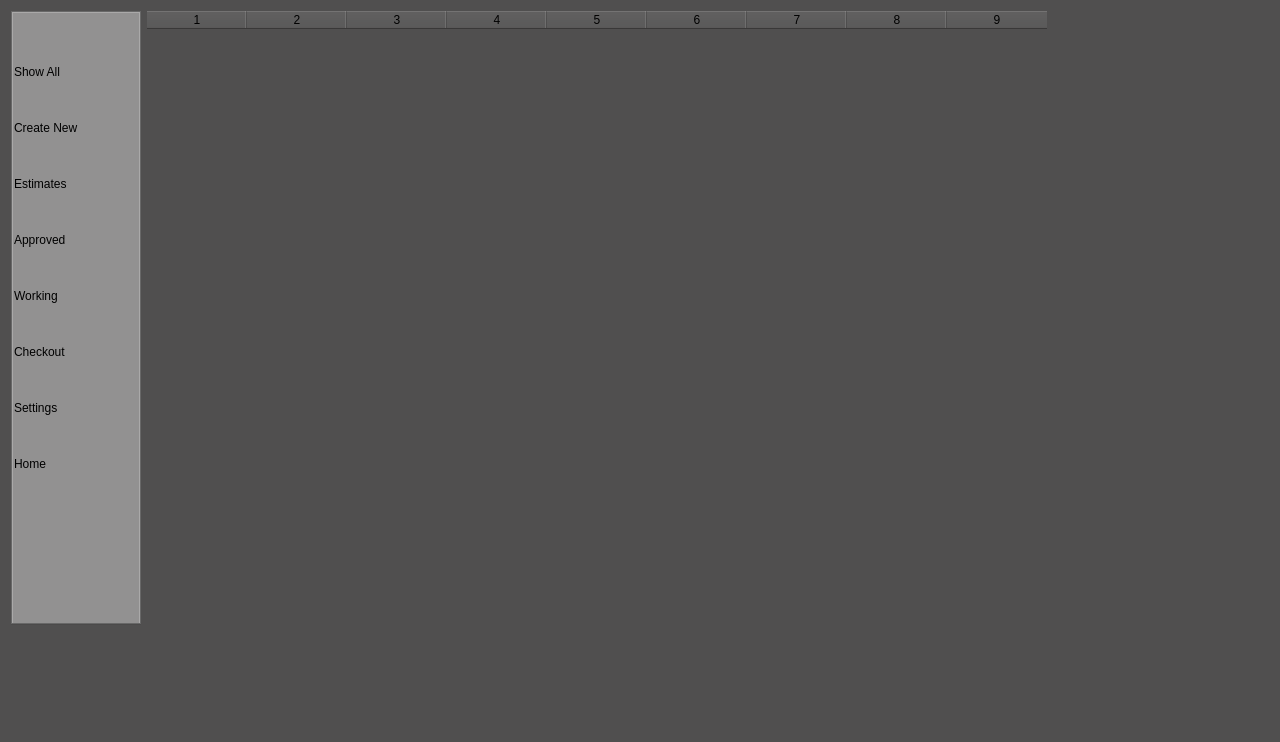
<?xml version="1.0" encoding="UTF-8"?>
<ui version="4.0">
 <class>ROs</class>
 <widget class="QWidget" name="ROs">
  <property name="geometry">
   <rect>
    <x>0</x>
    <y>0</y>
    <width>1280</width>
    <height>738</height>
   </rect>
  </property>
  <property name="windowTitle">
   <string>Repair Orders</string>
  </property>
  <property name="windowIcon">
   <iconset>
    <normaloff>Images/Icons/list-check.png</normaloff>Images/Icons/list-check.png</iconset>
  </property>
  <property name="styleSheet">
   <string notr="true">background-color: #504F4F;
</string>
  </property>
  <layout class="QGridLayout" name="gridLayout">
   <item row="0" column="0">
    <widget class="QTabWidget" name="side_menu">
     <property name="minimumSize">
      <size>
       <width>130</width>
       <height>500</height>
      </size>
     </property>
     <property name="maximumSize">
      <size>
       <width>90</width>
       <height>800</height>
      </size>
     </property>
     <property name="styleSheet">
      <string notr="true">background-color: #929191;</string>
     </property>
     <property name="currentIndex">
      <number>0</number>
     </property>
     <property name="tabBarAutoHide">
      <bool>true</bool>
     </property>
     <widget class="QWidget" name="tab">
      <attribute name="title">
       <string>Tab 1</string>
      </attribute>
      <widget class="QWidget" name="layoutWidget">
       <property name="geometry">
        <rect>
         <x>0</x>
         <y>20</y>
         <width>125</width>
         <height>471</height>
        </rect>
       </property>
       <layout class="QVBoxLayout" name="verticalLayout">
        <item>
         <widget class="QPushButton" name="show_all_button">
          <property name="styleSheet">
           <string notr="true">text-align: left;</string>
          </property>
          <property name="text">
           <string>Show All</string>
          </property>
          <property name="icon">
           <iconset>
            <normaloff>Images/Icons/apps.png</normaloff>Images/Icons/apps.png</iconset>
          </property>
          <property name="iconSize">
           <size>
            <width>30</width>
            <height>30</height>
           </size>
          </property>
          <property name="flat">
           <bool>true</bool>
          </property>
         </widget>
        </item>
        <item>
         <widget class="QPushButton" name="new_ro_button">
          <property name="styleSheet">
           <string notr="true">text-align: left;</string>
          </property>
          <property name="text">
           <string>Create New</string>
          </property>
          <property name="icon">
           <iconset>
            <normaloff>Images/Icons/add-document.png</normaloff>Images/Icons/add-document.png</iconset>
          </property>
          <property name="iconSize">
           <size>
            <width>30</width>
            <height>30</height>
           </size>
          </property>
          <property name="flat">
           <bool>true</bool>
          </property>
         </widget>
        </item>
        <item>
         <widget class="QPushButton" name="estimates_button">
          <property name="styleSheet">
           <string notr="true">text-align: left;</string>
          </property>
          <property name="text">
           <string>Estimates</string>
          </property>
          <property name="icon">
           <iconset>
            <normaloff>Images/Icons/ballot.png</normaloff>Images/Icons/ballot.png</iconset>
          </property>
          <property name="iconSize">
           <size>
            <width>30</width>
            <height>30</height>
           </size>
          </property>
          <property name="flat">
           <bool>true</bool>
          </property>
         </widget>
        </item>
        <item>
         <widget class="QPushButton" name="approved_button">
          <property name="styleSheet">
           <string notr="true">text-align: left;</string>
          </property>
          <property name="text">
           <string>Approved</string>
          </property>
          <property name="icon">
           <iconset>
            <normaloff>Images/Icons/list-check.png</normaloff>Images/Icons/list-check.png</iconset>
          </property>
          <property name="iconSize">
           <size>
            <width>30</width>
            <height>30</height>
           </size>
          </property>
          <property name="flat">
           <bool>true</bool>
          </property>
         </widget>
        </item>
        <item>
         <widget class="QPushButton" name="in_progress_button">
          <property name="styleSheet">
           <string notr="true">text-align: left;</string>
          </property>
          <property name="text">
           <string>Working</string>
          </property>
          <property name="icon">
           <iconset>
            <normaloff>Images/Icons/document.png</normaloff>Images/Icons/document.png</iconset>
          </property>
          <property name="iconSize">
           <size>
            <width>30</width>
            <height>30</height>
           </size>
          </property>
          <property name="flat">
           <bool>true</bool>
          </property>
         </widget>
        </item>
        <item>
         <widget class="QPushButton" name="checckout_button">
          <property name="styleSheet">
           <string notr="true">text-align: left;</string>
          </property>
          <property name="text">
           <string>Checkout</string>
          </property>
          <property name="icon">
           <iconset>
            <normaloff>Images/Icons/shopping-cart.png</normaloff>Images/Icons/shopping-cart.png</iconset>
          </property>
          <property name="iconSize">
           <size>
            <width>30</width>
            <height>30</height>
           </size>
          </property>
          <property name="flat">
           <bool>true</bool>
          </property>
         </widget>
        </item>
        <item>
         <widget class="QPushButton" name="settings_button">
          <property name="styleSheet">
           <string notr="true">text-align: left;</string>
          </property>
          <property name="text">
           <string>Settings</string>
          </property>
          <property name="icon">
           <iconset>
            <normaloff>Images/Icons/settings.png</normaloff>Images/Icons/settings.png</iconset>
          </property>
          <property name="iconSize">
           <size>
            <width>30</width>
            <height>30</height>
           </size>
          </property>
          <property name="flat">
           <bool>true</bool>
          </property>
         </widget>
        </item>
        <item>
         <widget class="QPushButton" name="home_button">
          <property name="styleSheet">
           <string notr="true">text-align: left;</string>
          </property>
          <property name="text">
           <string>Home</string>
          </property>
          <property name="icon">
           <iconset>
            <normaloff>Images/Icons/home.png</normaloff>Images/Icons/home.png</iconset>
          </property>
          <property name="iconSize">
           <size>
            <width>30</width>
            <height>30</height>
           </size>
          </property>
          <property name="flat">
           <bool>true</bool>
          </property>
         </widget>
        </item>
       </layout>
      </widget>
     </widget>
    </widget>
   </item>
   <item row="0" column="1" rowspan="2">
    <widget class="QTableWidget" name="ro_lists">
     <property name="minimumSize">
      <size>
       <width>0</width>
       <height>720</height>
      </size>
     </property>
     <property name="styleSheet">
      <string notr="true">background-color: #504F4F;
border: none;</string>
     </property>
     <property name="gridStyle">
      <enum>Qt::DashDotLine</enum>
     </property>
     <property name="sortingEnabled">
      <bool>false</bool>
     </property>
     <property name="rowCount">
      <number>0</number>
     </property>
     <property name="columnCount">
      <number>9</number>
     </property>
     <attribute name="horizontalHeaderCascadingSectionResizes">
      <bool>true</bool>
     </attribute>
     <attribute name="horizontalHeaderHighlightSections">
      <bool>false</bool>
     </attribute>
     <column/>
     <column/>
     <column/>
     <column/>
     <column/>
     <column/>
     <column/>
     <column/>
     <column/>
    </widget>
   </item>
   <item row="1" column="0">
    <widget class="QLabel" name="label_2">
     <property name="minimumSize">
      <size>
       <width>0</width>
       <height>100</height>
      </size>
     </property>
     <property name="maximumSize">
      <size>
       <width>130</width>
       <height>200</height>
      </size>
     </property>
     <property name="text">
      <string/>
     </property>
     <property name="pixmap">
      <pixmap>winter_auto.png</pixmap>
     </property>
     <property name="alignment">
      <set>Qt::AlignCenter</set>
     </property>
    </widget>
   </item>
  </layout>
 </widget>
 <resources/>
 <connections/>
</ui>
